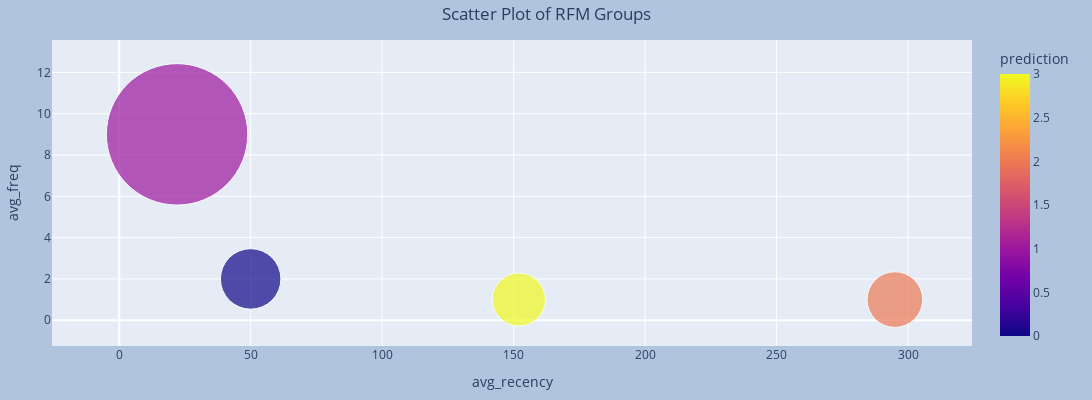

The cell this chart's notebook holds for it:
### Code cell
fig = px.scatter(rfm_agg, x='avg_recency', y ='avg_freq', size='avg_monetary',color='prediction', hover_name= 'prediction',hover_data=['percent'],size_max=100)

# Update layout
fig.update_layout(title_text="Scatter Plot of RFM Groups",
                  title_x=0.5,  # Set title text alignment to center
                  width=1200,  # Set width of the entire figure
                  height=400,  # Set height of the entire figure
                  margin=dict(l=40, r=40, t=40, b=40),  # Adjust margins
                  paper_bgcolor="LightSteelBlue",  # Set background color
                 )

fig.show()

### Figure 1 — Plotly figure (JSON) as saved in the notebook; plotly's stock layout.template omitted (floating-point values rounded to 4 significant figures)
{"data": [{"customdata": [[29.76], [27.84], [21.57], [20.83]], "hovertemplate": "<b>%{hovertext}</b><br><br>avg_recency=%{x}<br>avg_freq=%{y}<br>avg_monetary=%{marker.size}<br>percent=%{customdata[0]}<br>prediction=%{marker.color}<extra></extra>", "hovertext": [0, 1, 2, 3], "legendgroup": "", "marker": {"color": [0, 1, 2, 3], "coloraxis": "coloraxis", "size": [855, 4676, 725, 660], "sizemode": "area", "sizeref": 0.4676, "symbol": "circle"}, "mode": "markers", "name": "", "orientation": "v", "showlegend": false, "type": "scatter", "x": [50, 22, 295, 152], "xaxis": "x", "y": [2, 9, 1, 1], "yaxis": "y"}], "layout": {"coloraxis": {"colorbar": {"title": {"text": "prediction"}}, "colorscale": [[0, "#0d0887"], [0.1111, "#46039f"], [0.2222, "#7201a8"], [0.3333, "#9c179e"], [0.4444, "#bd3786"], [0.5556, "#d8576b"], [0.6667, "#ed7953"], [0.7778, "#fb9f3a"], [0.8889, "#fdca26"], [1, "#f0f921"]]}, "height": 400, "legend": {"itemsizing": "constant", "tracegroupgap": 0}, "margin": {"b": 40, "l": 40, "r": 40, "t": 40}, "paper_bgcolor": "LightSteelBlue", "title": {"text": "Scatter Plot of RFM Groups", "x": 0.5}, "width": 1200, "xaxis": {"anchor": "y", "autorange": true, "domain": [0, 1], "range": [-21.67, 322.6], "title": {"text": "avg_recency"}, "type": "linear"}, "yaxis": {"anchor": "x", "autorange": true, "domain": [0, 1], "range": [-1.248, 13.57], "title": {"text": "avg_freq"}, "type": "linear"}}}
